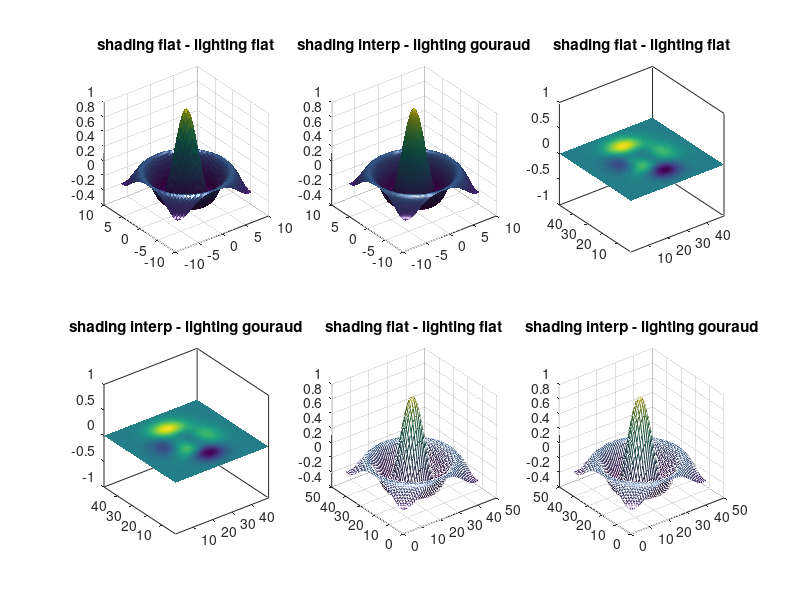

Write MATLAB code to recreate this figure.
clear all; close all; clc;
h=figure('Position',[1 21 1366 670], ...
'Name','lighting Command Demonstrations');
subplot(2,3,1) 
 colormap ("default");
 sombrero ();
 shading flat
 lighting flat
 light ();
 title ("shading flat - lighting flat");
subplot(2,3,2) 
 colormap ("default");
 sombrero ();
 shading interp
 lighting gouraud
 light ();
 title ("shading interp - lighting gouraud");
subplot(2,3,3) 
 colormap ("default");
 pcolor (peaks ());
 shading flat
 lighting flat
 light ();
 view (3)
 title ("shading flat - lighting flat");
subplot(2,3,4) 
 colormap ("default");
 pcolor (peaks ());
 shading interp
 lighting gouraud
 light ();
 view (3)
 title ("shading interp - lighting gouraud");
subplot(2,3,5) 
 colormap ("default");
 mesh (sombrero ());
 shading flat
 lighting flat
 light ();
 title ("shading flat - lighting flat");
subplot(2,3,6) 
 colormap ("default");
 mesh (sombrero ());
 shading interp
 lighting gouraud
 light ();
 title ("shading interp - lighting gouraud");